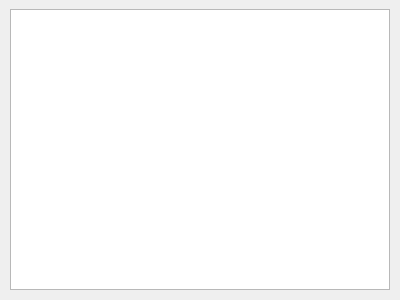
<?xml version="1.0" encoding="UTF-8"?>
<ui version="4.0">
 <class>C_FlaSetProgressWidget</class>
 <widget class="QWidget" name="C_FlaSetProgressWidget">
  <property name="geometry">
   <rect>
    <x>0</x>
    <y>0</y>
    <width>400</width>
    <height>300</height>
   </rect>
  </property>
  <property name="windowTitle">
   <string>C_FlaSetProgressWidget</string>
  </property>
  <layout class="QVBoxLayout" name="verticalLayout" stretch="0,1,0">
   <property name="spacing">
    <number>0</number>
   </property>
   <property name="leftMargin">
    <number>0</number>
   </property>
   <property name="topMargin">
    <number>0</number>
   </property>
   <property name="rightMargin">
    <number>0</number>
   </property>
   <property name="bottomMargin">
    <number>0</number>
   </property>
   <item>
    <widget class="stw::opensyde_gui_elements::C_CamOgeWiSettingSubSection" name="pc_WiHeader" native="true"/>
   </item>
   <item>
    <widget class="QWidget" name="pc_WiContent" native="true">
     <layout class="QHBoxLayout" name="horizontalLayout">
      <property name="leftMargin">
       <number>10</number>
      </property>
      <property name="topMargin">
       <number>9</number>
      </property>
      <property name="rightMargin">
       <number>10</number>
      </property>
      <property name="bottomMargin">
       <number>1</number>
      </property>
      <item>
       <widget class="stw::opensyde_gui_elements::C_FlaOgeTebProgressLog" name="pc_TextBrowser"/>
      </item>
     </layout>
    </widget>
   </item>
   <item>
    <spacer name="verticalSpacer">
     <property name="orientation">
      <enum>Qt::Vertical</enum>
     </property>
     <property name="sizeHint" stdset="0">
      <size>
       <width>0</width>
       <height>9</height>
      </size>
     </property>
    </spacer>
   </item>
  </layout>
 </widget>
 <customwidgets>
  <customwidget>
   <class>stw::opensyde_gui_elements::C_CamOgeWiSettingSubSection</class>
   <extends>QWidget</extends>
   <header>C_CamOgeWiSettingSubSection.hpp</header>
   <container>1</container>
  </customwidget>
  <customwidget>
   <class>stw::opensyde_gui_elements::C_FlaOgeTebProgressLog</class>
   <extends>QTextBrowser</extends>
   <header>C_FlaOgeTebProgressLog.hpp</header>
  </customwidget>
 </customwidgets>
 <resources/>
 <connections/>
</ui>
